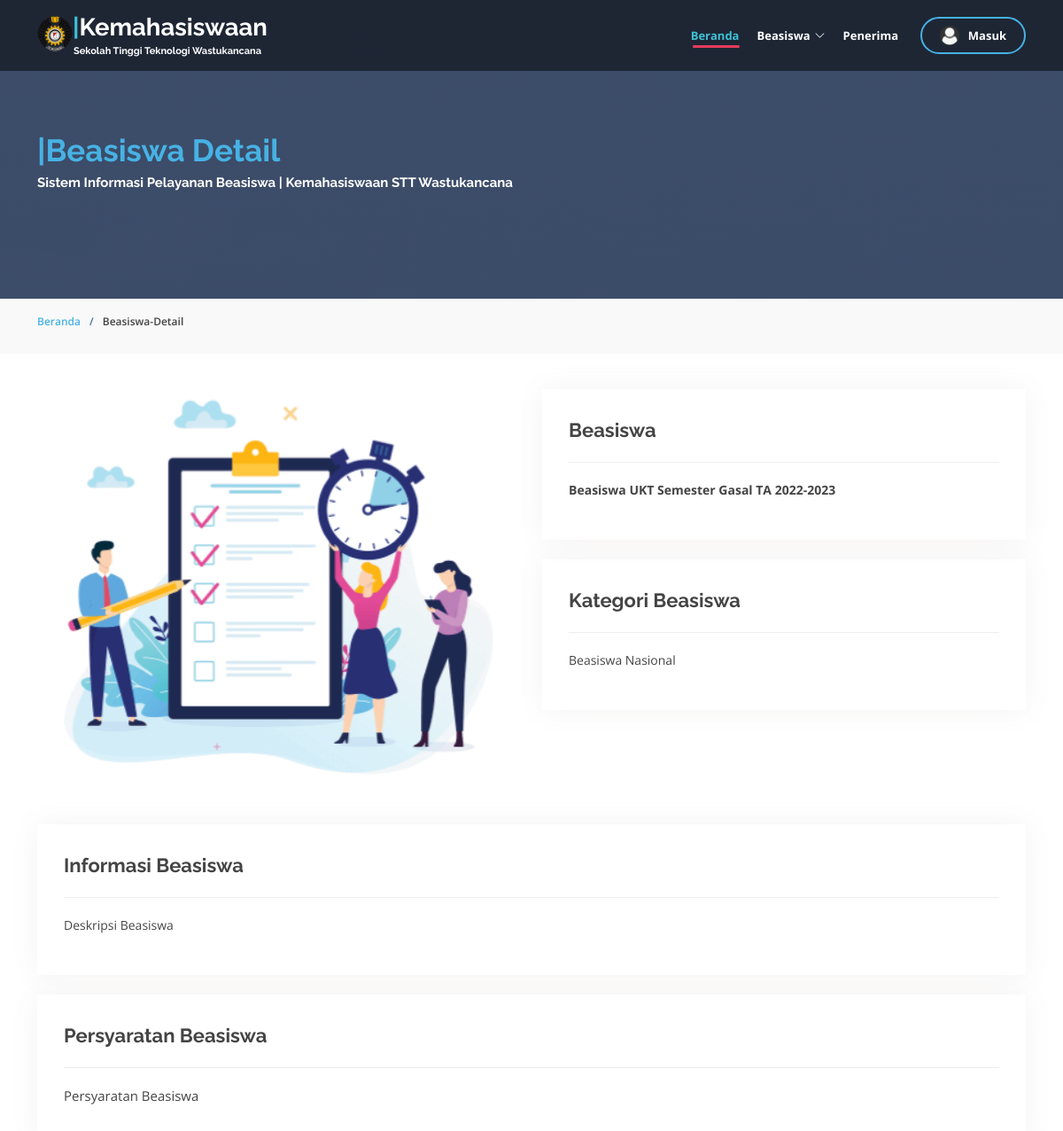
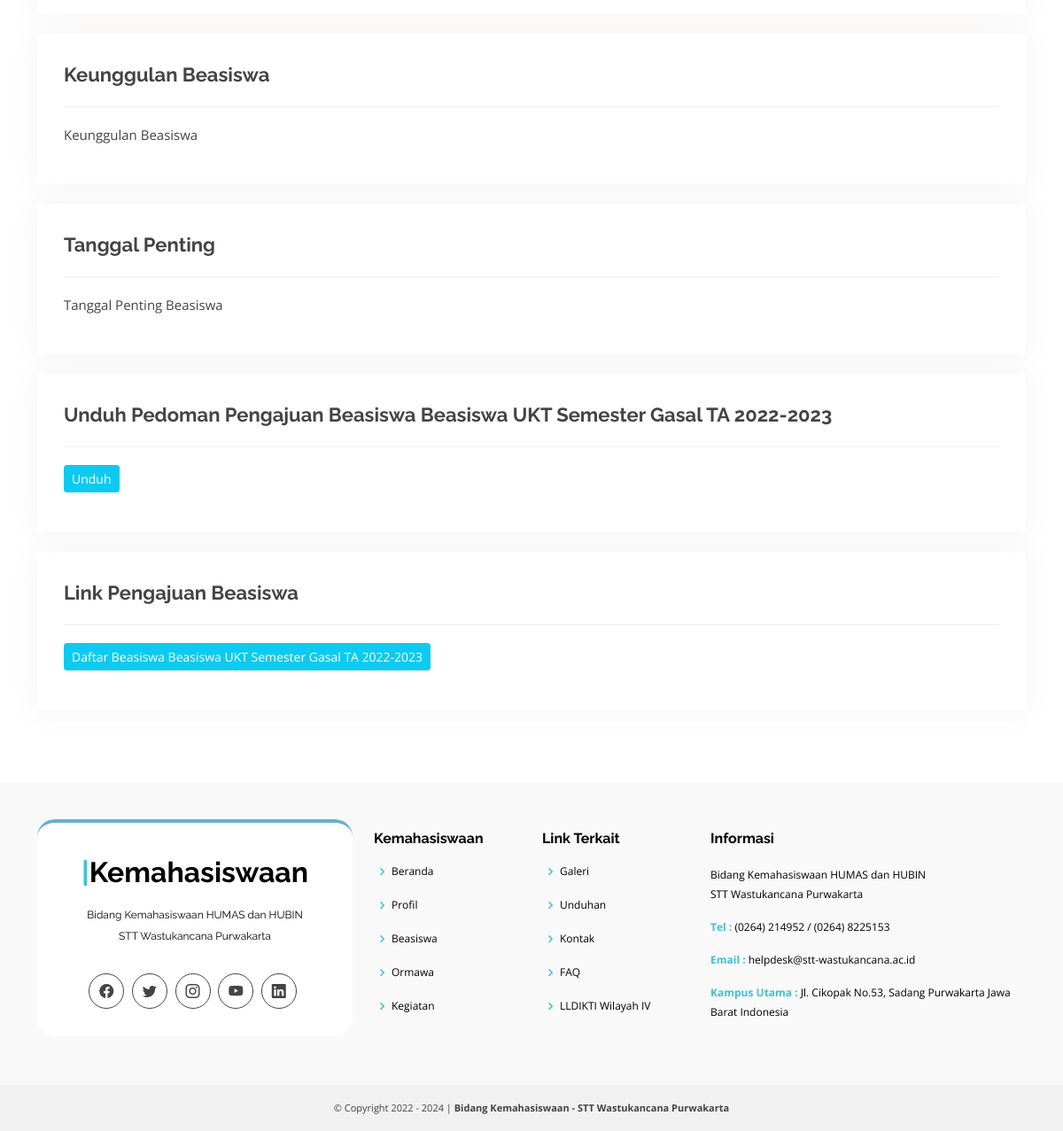
/beasiswa_detail/beasiswa-ukt-semester-gasal-ta-2022-2023.html, run on the app's committed database (2 pictures, top to bottom).
### tables this page shows
CREATE TABLE `beasiswa` (
  `id_beasiswa` int(11) NOT NULL,
  `nama` varchar(100) NOT NULL,
  `persyaratan` text NOT NULL,
  `deskripsi` text NOT NULL,
  `keunggulan` text NOT NULL,
  `tanggal_penting` text NOT NULL,
  `kategori` varchar(100) NOT NULL,
  `link_pendaftaran` varchar(200) NOT NULL,
  `gambar` varchar(255) NOT NULL,
  `tanggal` timestamp NOT NULL DEFAULT current_timestamp(),
  `status` varchar(50) NOT NULL,
  `beasiswa_slug` varchar(200) NOT NULL,
  `kuota_mhs` int(11) NOT NULL,
  `kuota_if` int(11) NOT NULL,
  `kuota_tm` int(11) NOT NULL,
  `kuota_ti` int(11) NOT NULL,
  `kuota_mi` int(11) NOT NULL,
  `kuota_teks` int(11) NOT NULL
);

### application/models/m_post.php (called while the page is built, shortened)
<?php
class M_post extends CI_Model{
	public function get_beasiswa_by_slug($slug){
		$data=$this->db->query("SELECT * FROM beasiswa WHERE beasiswa_slug='$slug'");
		return $data;
	}
}
?>

### application/controllers/Beasiswa.php (called while the page is built, shortened)
<?php
class Beasiswa extends CI_Controller {
	function __construct() {
        $this->load->model('m_post');
    }
	public function detail($slug){
		$data['beasiswa']=$this->m_post->get_beasiswa_by_slug($slug);
		$this->load->view('kategori/v_beasiswa_detail', $data);
	}
}

### index.php (called while the page is built, shortened)
<?php
require_once BASEPATH.'core/CodeIgniter.php';

### application/views/kategori/v_beasiswa_detail.php (the view, shortened to what this page needs)
<?php
  foreach ($beasiswa->result_array() as $b) :
  $beasiswa_nama=$b['nama'];
  $beasiswa_persyaratan=$b['persyaratan'];
  $beasiswa_deskripsi=$b['deskripsi'];
  $beasiswa_keunggulan=$b['keunggulan'];
  $beasiswa_tanggal_penting=$b['tanggal_penting'];
  $beasiswa_kategori=$b['kategori'];
  $beasiswa_link_pendaftaran=$b['link_pendaftaran'];
  $beasiswa_gambar=$b['gambar'];
?>
?><!DOCTYPE html>
<html lang="en">
<head>
  <?php $this->load->view('layout/v_script');?>
</head>
<body>
  <?php $this->load->view('layout/v_header_bea');?>
    <section id="cta" class="cta">
      <div class="container" data-aos="zoom-in">
        <div class="row">
          <div class="col-lg-9 text-center text-lg-start">
            <h2><a href="#"><span>|</span>Beasiswa Detail</a></h2>
            <h3>Sistem Informasi Pelayanan Beasiswa | Kemahasiswaan STT Wastukancana</h3>
          </div>
        </div>
      </div>
    </section>
    <section id="breadcrumbs" class="breadcrumbs">
      <div class="container"  data-aos="zoom-in">
        <ol>
          <li><a href="<?php echo base_url().'beasiswa'?>">Beranda</a></li>
          <li>Beasiswa-Detail</li>
        </ol>
      </div>
    </section>
    <section id="portfolio-details" class="portfolio-details">
      <div class="container">
        <div class="row gy-4">
          <div class="col-lg-6">
            <div class="portfolio-details-slider swiper-container">
              <div class="swiper-wrapper align-items-center">
                  <img src="<?php echo base_url().'theme/assets/img/beasiswa/'.$beasiswa_gambar;?>" alt="kegiatan-detail">
              </div>
            </div>
          </div>
          <div class="col-lg-6">
            <div class="portfolio-info">
              <h3>Beasiswa</h3>
              <p>
                <strong><?php echo $beasiswa_nama;?></strong>
              </p>
            </div>
            <br>
            <div class="portfolio-info">
              <h3>Kategori Beasiswa</h3>
              <p>
                <?php
                  if ($beasiswa_kategori=='') {
                    echo '<span class="badge badge-danger">Perlu diinput Kategori Beasiswa</span>';
                  }else if ($beasiswa_kategori=='lokal') {
                    echo 'Beasiswa Lokal';
                  }else if ($beasiswa_kategori=='wilayah') {
                    echo 'Beasiswa Wilayah';
                  }else if ($beasiswa_kategori=='nasional') {
                    echo 'Beasiswa Nasional';
                  }else if ($beasiswa_kategori=='internasional') {
                    echo 'Beasiswa Internasional';
                  }
                ?>
              </p>
            </div>
            <br>
          </div>
          <div class="col-lg-12">
            <div class="portfolio-info">
              <h3>Informasi Beasiswa</h3>
              <p>
                <?php echo $beasiswa_deskripsi;?>
              </p>
            </div>
            <br>
            <div class="portfolio-info">
              <h3>Persyaratan Beasiswa</h3>
              <ul>
                <li><?php echo $beasiswa_persyaratan;?></li>
              </ul>
            </div>
            <br>
            <div class="portfolio-info">
              <h3>Keunggulan Beasiswa</h3>
              <ul>
                <li><?php echo $beasiswa_keunggulan;?></li>
              </ul>
            </div>
            <br>
            <div class="portfolio-info">
              <h3>Tanggal Penting</h3>
              <ul>
                <li><?php echo $beasiswa_tanggal_penting;?></li>
              </ul>
            </div>
            <br>
            <div class="portfolio-info">
              <h3>Unduh Pedoman Pengajuan Beasiswa <?php echo $beasiswa_nama;?></h3>
              <p>
                <a href="<?php echo site_url('unduhan');?>" class="btn btn-sm btn-info" style="color: white;" target='_blank'>Unduh</a>
              </p>
            </div>
            <br>
            <div class="portfolio-info">
              <h3>Link Pengajuan Beasiswa</h3>
              <p>
                <a href="<?php echo $beasiswa_link_pendaftaran;?>" class="btn btn-sm btn-info" style="color: white;" target='_blank'>Daftar Beasiswa <?php echo $beasiswa_nama;?></a>
              </p>
            </div>
            <br>
          </div>
        </div>
      </div>
    </section>
    <?php endforeach;?>
</body>
</html>

### application/views/layout/v_header_bea.php (shortened to what this page needs)
<header id="header" class="fixed-top d-flex align-items-center">
  <div class="container d-flex justify-content-between">
    <div class="logo">
      <h1><a href="<?php echo base_url().''?>"><img src ="<?php echo base_url().'theme/assets/img/hero/logo-navbar.png'?>"><span>|</span>Kemahasiswaan</a></h1>
      <h4>Sekolah Tinggi Teknologi Wastukancana</h4>
    </div>
    <?php
    if($this->session->userdata('status')=='mhs'){ ?>
    <nav id="navbar" class="navbar">
      <ul>
        <li><a class="nav-link scrollto active" href="<?php echo base_url().'beasiswa'?>">Beranda</a></li>
        <li class="dropdown"><a href="#"><span>Beasiswa</span><i class="bi bi-chevron-down"></i></a>
          <ul>
            <li><a href="<?php echo base_url().'./beasiswa/lokal'?>">Lokal</a></li>
            <li>
              <hr class="dropdown-divider">
            </li>
            <li><a href="<?php echo base_url().'./beasiswa/wilayah'?>">Wilayah</a></li>
            <li>
              <hr class="dropdown-divider">
            </li>
            <li><a href="<?php echo base_url().'./beasiswa/nasional'?>">Nasional</a></li>
            <li>
              <hr class="dropdown-divider">
            </li>
            <li><a href="<?php echo base_url().'./beasiswa/internasional'?>">Internasional</a></li>
          </ul>
        </li>
        <li><a href="<?php echo base_url().'./beasiswa/beasiswa_penerima'?>">Penerima</a></li>
        <li class="dropdown"><a href="#"><img src="<?php echo base_url().'theme/assets/img/beasiswa/user.jpg'?>" class="rounded-circle"><span><?php echo $this->session->userdata('nama') ?></span> <i class="bi bi-chevron-down"></i></a>
          <ul class="dropdown-menu dropdown-menu-end dropdown-menu-arrow profile">
            <li><a href="<?php echo base_url().'./profil'?>"><b>Akun</b></a></li>
            <li>
              <hr class="dropdown-divider">
            </li>
            <li><a href="<?php echo base_url().'./profil/beasiswa'?>"><b>Beasiswaku</b></a></li>
            <li>
              <hr class="dropdown-divider">
            </li>
            <li><a href="<?php echo base_url().'admin/kemahasiswaan/masuk_bea_mhs/logout'?>" onClick="return confirm('Apakah anda ingin Logout ?')">Keluar</a></li>
          </ul>
        </li>
      </ul>
      <i class="bi bi-list mobile-nav-toggle"></i>
    </nav>
    <?php }
    else{ ?>
    <nav style="font-weight: 700px;" id="navbar" class="navbar">
      <ul>
        <li><a class="nav-link scrollto active" href="<?php echo base_url().'beasiswa'?>">Beranda</a></li>
        <li class="dropdown"><a href="#"><span>Beasiswa</span><i class="bi bi-chevron-down"></i></a>
        </li>
        <li><a href="<?php echo base_url().'./beasiswa/beasiswa_penerima'?>">Penerima</a></li>
        <li><a class="getstarted" href="<?php echo base_url().'beasiswa/masuk'?>"><img src="<?php echo base_url().'theme/assets/img/beasiswa/user.jpg'?>" class="rounded-circle"> Masuk</a></li>
      </ul>
    </nav>
    <?php } ?>
  </div>
</header>

### theme/assets/css/variables.css (style rules this page uses)
:root { --font-default: 'Open Sans', system-ui, -apple-system, "Segoe UI", Roboto, "Helvetica Neue", Arial, "Noto Sans", "Liberation Sans", sans-serif, "Apple Color Emoji", "Segoe UI Emoji", "Segoe UI Symbol", "Noto Color Emoji"; --font-primary: 'Source Sans Pro', sans-serif; --font-secondary: 'Poppins', sans-serif; --color-default: #1a1f24; --color-default-rgb: 26, 31, 36; --color-links: #0ea2bd; --color-links-hover: #1ec3e0; --color-primary: #0ea2bd; --color-primary-light: #1ec3e0; --color-primary-dark: #0189a1; --color-primary-rgb: 14, 162, 189; --color-primary-light-rgb: 30, 195, 224; --color-primary-dark-rgb: 1, 137, 161; --color-secondary: #485664; --color-secondary-light: #8f9fae; --color-secondary-dark: #3a4753; --color-secondary-rgb: 72, 86, 100; --color-secondary-light-rgb: 143, 159, 174; --color-secondary-dark-rgb: 58, 71, 83; --color-blue: #0d6efd; --color-blue-rgb: 13, 110, 253; --color-indigo: #6610f2; --color-indigo-rgb: 102, 16, 242; --color-purple: #6f42c1; --color-purple-rgb: 111, 66, 193; --color-pink: #f3268c; --color-pink-rgb: 243, 38, 140; --color-red: #df1529; --color-red-rgb: 223, 21, 4; --color-orange: #fd7e14; --color-orange-rgb: 253, 126, 20; --color-yellow: #ffc107; --color-yellow-rgb: 255, 193, 7; --color-green: #059652; --color-green-rgb: 5, 150, 82; --color-teal: #20c997; --color-teal-rgb: 32, 201, 151; --color-cyan: #0dcaf0; --color-cyan-rgb: 13, 202, 240; --color-white: #ffffff; --color-white-rgb: 255, 255, 255; --color-gray: #6c757d; --color-gray-rgb: 108, 117, 125; --color-black: #000000; --color-black-rgb: 0, 0, 0; }
:root { --bs-blue: var(--color-blue); --bs-indigo: var(--color-indigo); --bs-purple: var(--color-purple); --bs-pink: var(--color-pink); --bs-red: var(--color-red); --bs-orange: var(--color-orange); --bs-yellow: var(--color-yellow); --bs-green: var(--color-green); --bs-teal: var(--color-teal); --bs-cyan: var(--color-cyan); --bs-white: var(--color-white); --bs-gray: var(--color-gray); --bs-gray-dark: #343a40; --bs-gray-100: #f8f9fa; --bs-gray-200: #e9ecef; --bs-gray-300: #dee2e6; --bs-gray-400: #ced4da; --bs-gray-500: #adb5bd; --bs-gray-600: #6c757d; --bs-gray-700: #495057; --bs-gray-800: #343a40; --bs-gray-900: #212529; --bs-primary: var(--color-blue); --bs-secondary: var(--color-blue); --bs-success: #198754; --bs-info: #0dcaf0; --bs-warning: #ffc107; --bs-danger: #dc3545; --bs-light: #f8f9fa; --bs-dark: #212529; --bs-primary-rgb: var(--color-primary-rgb); --bs-secondary-rgb: var(--color-secondary-rgb); --bs-success-rgb: 25, 135, 84; --bs-info-rgb: 13, 202, 240; --bs-warning-rgb: 255, 193, 7; --bs-danger-rgb: 220, 53, 69; --bs-light-rgb: 248, 249, 250; --bs-dark-rgb: 33, 37, 41; --bs-white-rgb: var(--color-white-rgb); --bs-black-rgb: var(--color-black-rgb); --bs-body-color-rgb: var(--color-default-rgb); --bs-body-bg-rgb: 255, 255, 255; --bs-font-sans-serif: var(--font-default); --bs-font-monospace: SFMono-Regular, Menlo, Monaco, Consolas, "Liberation Mono", "Courier New", monospace; --bs-gradient: linear-gradient(180deg, rgba(255, 255, 255, 0.15), rgba(255, 255, 255, 0)); --bs-body-font-family: var(--font-default); --bs-body-font-size: 1rem; --bs-body-font-weight: 400; --bs-body-line-height: 1.5; --bs-body-color: var(--color-default); --bs-body-bg: #fff; }

### data on the page
beasiswa: gambar (picture), nama "Beasiswa UKT Semester Gasal TA 2022-2023", kategori "Beasiswa Nasional", deskripsi "Deskripsi Beasiswa", persyaratan "Persyaratan Beasiswa", keunggulan "Keunggulan Beasiswa", tanggal_penting "Tanggal Penting Beasiswa"
